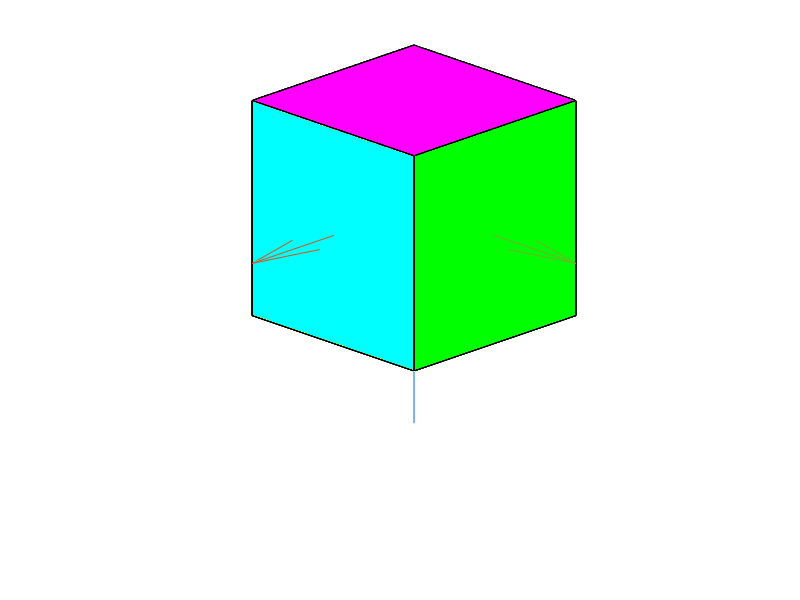

Here is the MATLAB script that generated this plot:
vert = [0 0 0;1 0 0;1 1 0;0 1 0;0 0 1;1 0 1;1 1 1;0 1 1];
trans = repmat([0.5 0.5 0.5], 8,1)
vert = vert - trans; %translate so that origin is the center of the cube

fac = [1 2 6 5;2 3 7 6;3 4 8 7;4 1 5 8;1 2 3 4;5 6 7 8];
patch('Vertices',vert,'Faces',fac,...
      'FaceVertexCData',hsv(6),'FaceColor','flat')

% These are colors(RGB)
k = [0 0 0] 
m = [1 0 1] 
c = [0 1 1] 
r = [1 0 0] 
g = [0 1 0] 
b = [0 0 1] 
%                Z  -Z   Y   -Y  X   -X
% color_cell = {'k' 'm' 'c' 'r' 'g' 'b'};
% Weird mapping. Don't fuck with it. 
custom = [r;g;c;b;m;k]  
%         -Y X Y -X -Z Z
% For Z up

% For Z down
custom = [r;c;g;b;k;m]  

% flag_plot_type
patch('Vertices',vert,'Faces',fac,...
      'FaceVertexCData',custom,'FaceColor','flat')
 

az = 135;el = 20;
view(az, el);
axis vis3d;
axis equal;
hold on;

starts = zeros(1,3)  % center of the cube
ends = [0 0 -1];  
quiver3(starts(:,1), starts(:,2), starts(:,3), ends(:,1), ends(:,2), ends(:,3), 0);
ends = [0 1 0];  
quiver3(starts(:,1), starts(:,2), starts(:,3), ends(:,1), ends(:,2), ends(:,3), 0);
ends = [1 0 0];  
quiver3(starts(:,1), starts(:,2), starts(:,3), ends(:,1), ends(:,2), ends(:,3), 0);
axis off;
xlabel( 'x' );
ylabel( 'y' );
zlabel( 'z' );
% xlim([-0.5 1])
% ylim([-0.5 1])
% zlim([-0.5 1])
